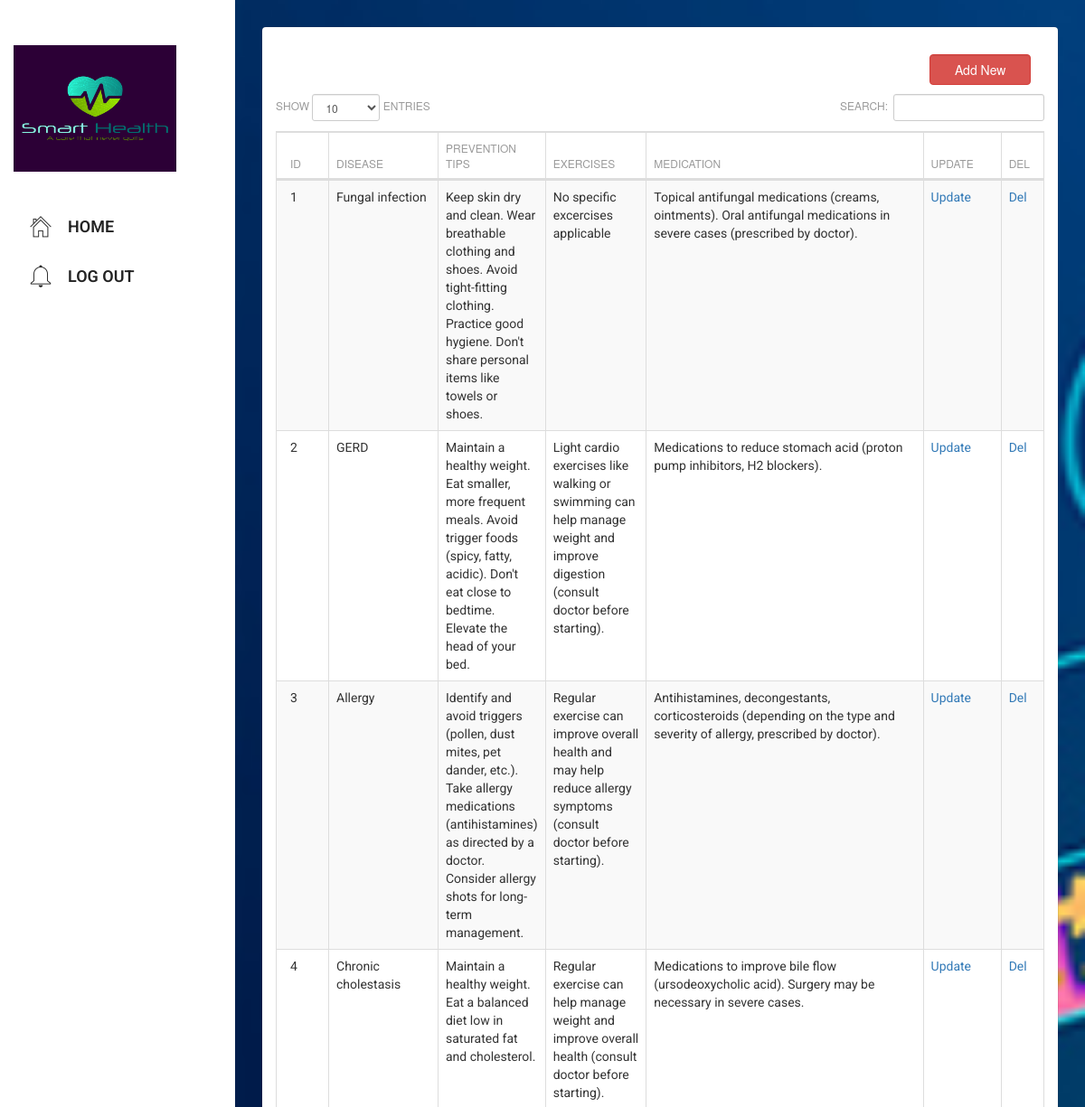
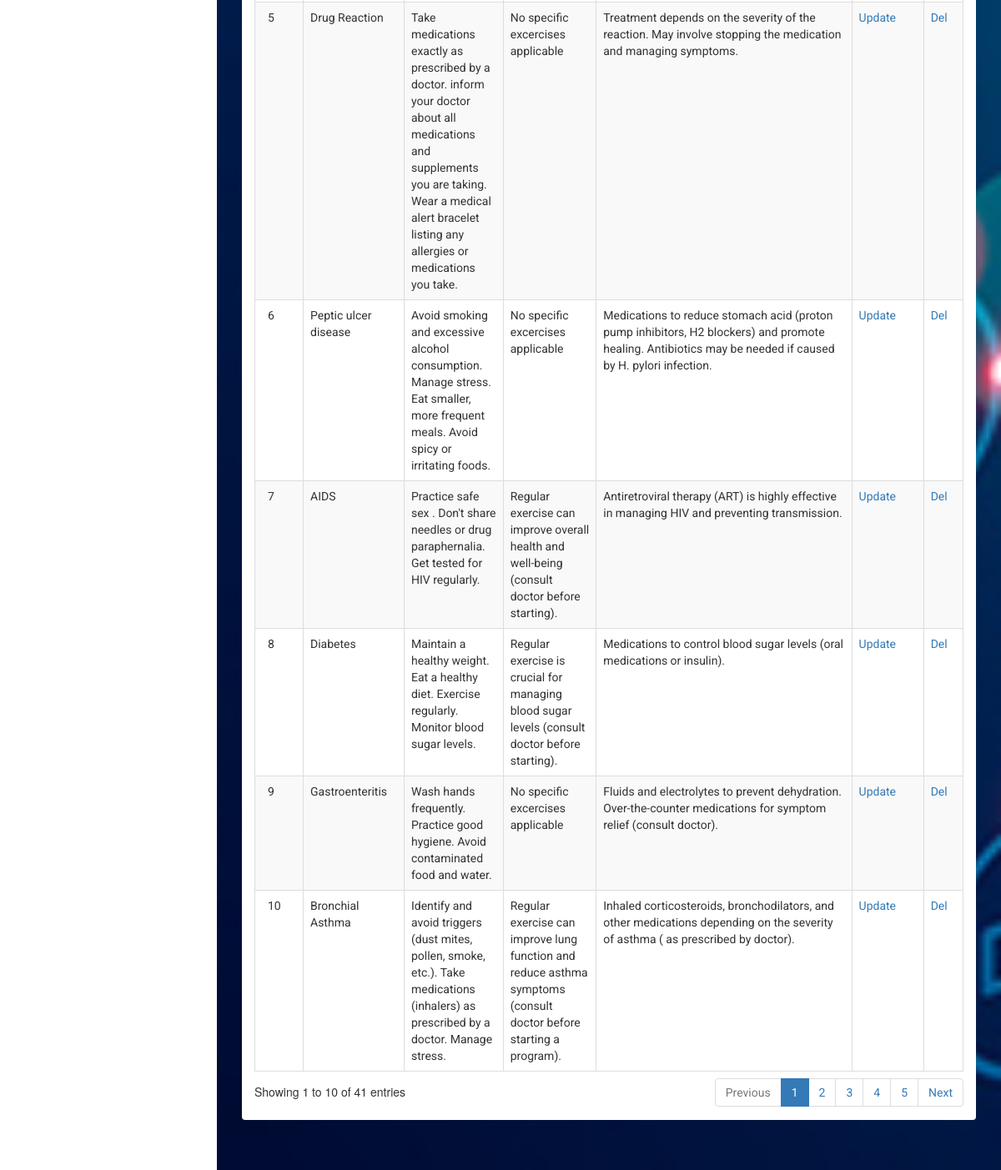
Page /php/health_monitoring/exercise_recommendation/select.php on the committed database (2 pictures, top to bottom).
### tables this page shows
CREATE TABLE IF NOT EXISTS `disease_exercises` (
  `id` int(11) NOT NULL AUTO_INCREMENT,
  `disease` varchar(100) NOT NULL,
  `prevention_tips` text NOT NULL,
  `exercises` text NOT NULL,
  `medication` text NOT NULL,
  PRIMARY KEY (`id`)
);

### php/health_monitoring/exercise_recommendation/tables.php (called while the page is built, shortened)
<?php
$table="disease_exercises";
?>

### php/health_monitoring/exercise_recommendation/select.php (the view, shortened to what this page needs)
<?php
include("tables.php");
include("../header_inner.php");
$i=0;
?>
		<link rel="stylesheet" type="text/css" href="datatables.min.css">
<div class="">
<?php
	echo "<div class='col-sm-2' style='float:right;margin-bottom:10px;'><form action='form.php' method='post'><input type='submit' name='view' value='Add New' class='form-control btn-danger'></form></div>";
?>
<div class="clearfix"></div>
<table id="example" class="table table-striped table-bordered dataTable no-footer" cellspacing="0"  role="grid" aria-describedby="example_info" >
          <?php
		  include("../connection.php");
	?>
	<?php
		  $result2 = mysqli_query($con,"SHOW FIELDS FROM $table");
 echo "<thead><tr>";
while ($row2 = mysqli_fetch_array($result2))
 {
  $name=$row2['Field'];
  echo "<th>".
  str_replace('_', ' ', $name)
  ."</th>";
 $i++;
 }
 echo "
<th>Update</th>
 <th>Del</th>
 </tr></thead>";
   echo "<tbody>";
 	$result = mysqli_query($con,"SELECT * FROM $table ");
		while($row = mysqli_fetch_array($result))
		{
		$id=$row['0'];
		echo "<tr>";
		for($k=0;$k<$i;$k++)
		{
			if($k==30)
			{
			  $sql2 = "select *  from customer where id='$_SESSION[userid]' ";
    $result2 = mysqli_query($con, $sql2) or die("Error in Selecting " . mysqli_error($connection));
$row2 =mysqli_fetch_array($result2);
			echo "<td >  $row2[contact_person]</td>";
			}
			elseif($k==31)
			{
			echo "<td class='hiddentd'> $row[content] </td>";
			}
				elseif($k==40)
			{
			echo "<td > <img src='uploads/$row[$k]' width='100'></td>";
			}
			else
			{
			echo "<td >$row[$k]</td>";
			}
		}
			echo "
			<td><a href='update.php?id=$id'>Update</a></td>
			<td><a href='?del_id=$id' onclick='return rem()'>Del</a></td>
			</tr>";
		}
        ?>
        </tbody>
    </table>
    </div>

### rows in the picture
disease_exercises: id "1", disease "Fungal infection", prevention_tips "Keep skin dry and clean. Wear breathable clothing and shoes. Avoid tight-fitting clothing. Practice good hygiene. Don't share personal items like towels or shoes.", exercises "No specific excercises applicable", medication "Topical antifungal medications (creams, ointments). Oral antifungal medications in severe cases (prescribed by doctor)."
disease_exercises: id "2", disease "GERD", prevention_tips "Maintain a healthy weight. Eat smaller, more frequent meals. Avoid trigger foods (spicy, fatty, acidic). Don't eat close to bedtime. Elevate the head of your bed.", exercises "Light cardio exercises like walking or swimming can help manage weight and improve digestion (consult doctor before starting).", medication "Medications to reduce stomach acid (proton pump inhibitors, H2 blockers)."
disease_exercises: id "3", disease "Allergy", prevention_tips "Identify and avoid triggers (pollen, dust mites, pet dander, etc.). Take allergy medications (antihistamines) as directed by a doctor. Consider allergy shots for long-term management.", exercises "Regular exercise can improve overall health and may help reduce allergy symptoms (consult doctor before starting).", medication "Antihistamines, decongestants, corticosteroids (depending on the type and severity of allergy, prescribed by doctor)."
disease_exercises: id "4", disease "Chronic cholestasis", prevention_tips "Maintain a healthy weight. Eat a balanced diet low in saturated fat and cholesterol.", exercises "Regular exercise can help manage weight and improve overall health (consult doctor before starting).", medication "Medications to improve bile flow (ursodeoxycholic acid). Surgery may be necessary in severe cases."
disease_exercises: id "5", disease "Drug Reaction", prevention_tips "Take medications exactly as prescribed by a doctor. inform your doctor about all medications and supplements you are taking. Wear a medical alert bracelet listing any allergies or medications you take.", exercises "No specific excercises applicable", medication "Treatment depends on the severity of the reaction. May involve stopping the medication and managing symptoms."
disease_exercises: id "6", disease "Peptic ulcer disease", prevention_tips "Avoid smoking and excessive alcohol consumption. Manage stress. Eat smaller, more frequent meals. Avoid spicy or irritating foods.", exercises "No specific excercises applicable", medication "Medications to reduce stomach acid (proton pump inhibitors, H2 blockers) and promote healing. Antibiotics may be needed if caused by H. pylori infection."
disease_exercises: id "7", disease "AIDS", prevention_tips "Practice safe sex . Don't share needles or drug paraphernalia. Get tested for HIV regularly.", exercises "Regular exercise can improve overall health and well-being (consult doctor before starting).", medication "Antiretroviral therapy (ART) is highly effective in managing HIV and preventing transmission."
disease_exercises: id "8", disease "Diabetes", prevention_tips "Maintain a healthy weight. Eat a healthy diet. Exercise regularly. Monitor blood sugar levels.", exercises "Regular exercise is crucial for managing blood sugar levels (consult doctor before starting).", medication "Medications to control blood sugar levels (oral medications or insulin)."
disease_exercises: id "9", disease "Gastroenteritis", prevention_tips "Wash hands frequently. Practice good hygiene. Avoid contaminated food and water.", exercises "No specific excercises applicable", medication "Fluids and electrolytes to prevent dehydration. Over-the-counter medications for symptom relief (consult doctor)."
disease_exercises: id "10", disease "Bronchial Asthma", prevention_tips "Identify and avoid triggers (dust mites, pollen, smoke, etc.). Take medications (inhalers) as prescribed by a doctor. Manage stress.", exercises "Regular exercise can improve lung function and reduce asthma symptoms (consult doctor before starting a program).", medication "Inhaled corticosteroids, bronchodilators, and other medications depending on the severity of asthma ( as prescribed by doctor)."

### other values in the picture
str_replace('_', ' ', $name) "ID"
str_replace('_', ' ', $name) "DISEASE"
str_replace('_', ' ', $name) "PREVENTION TIPS"
str_replace('_', ' ', $name) "EXERCISES"
str_replace('_', ' ', $name) "MEDICATION"
